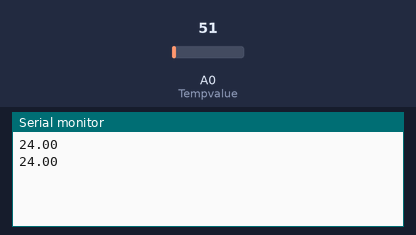
The sketch below on a simulated Arduino Uno, built with avr-gcc and run on an emulated ATmega328P. Parts: the last lines printed to the serial monitor. Inputs (shaded band) come from the test bench; at power-on: A0 (Tempvalue) = 51.

Above: at 3.8 s.
3.9 s: A0 (Tempvalue) set to 61
At 6.3 s:
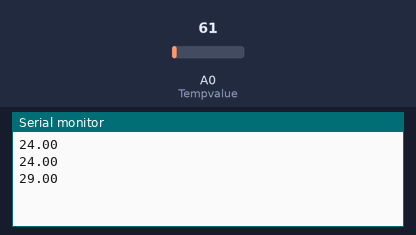
7.8 s: A0 (Tempvalue) set to 71
At 9.9 s:
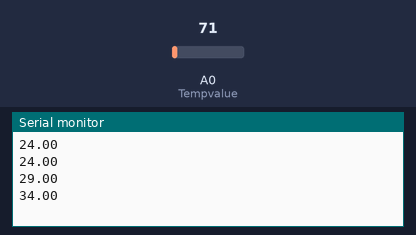
Timing chart, 0 to 11.4 s (numbered marks = the images above; inputs shaded):
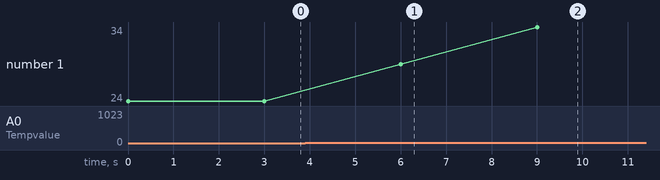

Measured:
- after the input at 3.9 s, the serial monitor: prints a new line after 2.1 s (image 1)
- after the input at 7.8 s, the serial monitor: prints a new line after 1.2 s (image 2)
- plotted number 1: 24 → 29 after the input at 3.9 s, 29 → 34 after the input at 7.8 s

The sketch:

Opdracht_5.ino
```cpp
//pin aansluiten op A0
int Tempvalue = A0;

//float aanmaken
float Temperature;


void setup()
{
  pinMode(Tempvalue, INPUT);

  //monitor aanmaken
  Serial.begin(9600);
}

void loop()
{

 //bepalen wat je gaat uitlezen
 Temperature = analogRead(Tempvalue);

  //waardes instellen binnen map functie
  float Temp = map(Temperature, 0, 1023, 0, 500);

  Serial.println(Temp);
  //delay om leesbaar te maken
  delay(3000);

}
```
